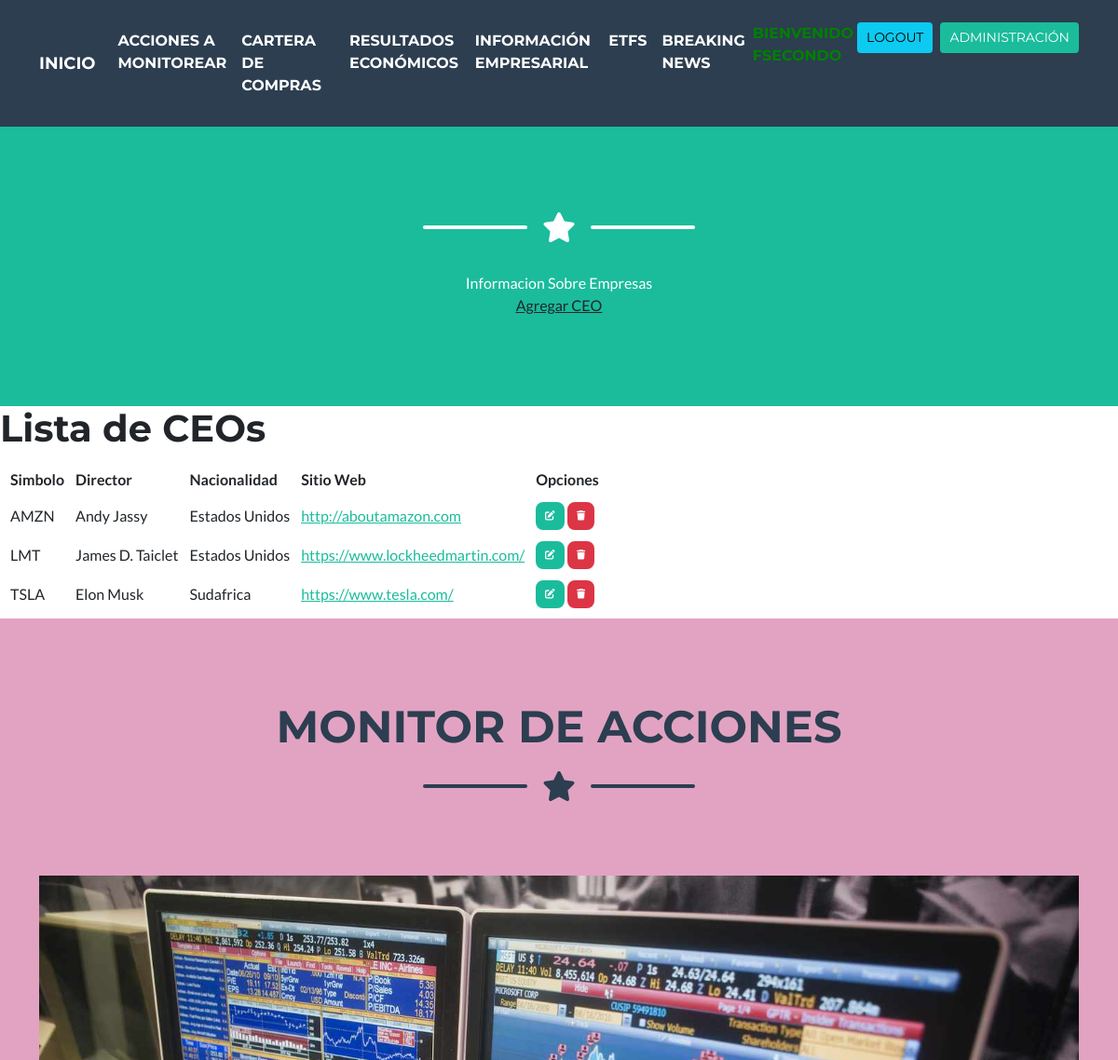
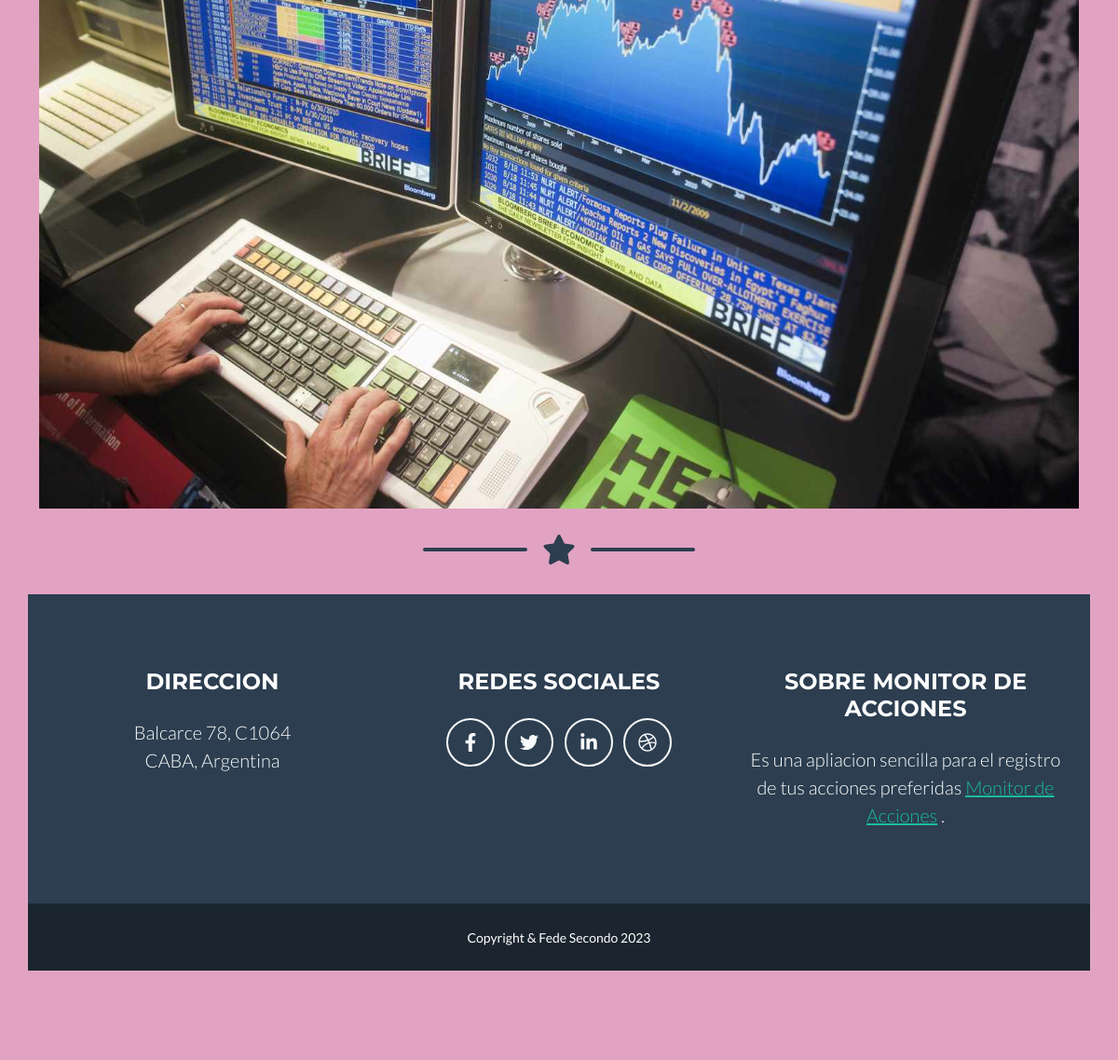
Screenshot of /acciones/ceos/ (signed in) with the database file from the repository (2 pictures, top to bottom).
### acciones/models.py (models this page shows, shortened)
class CEOEmpresa(models.Model):
    accion = models.OneToOneField(Accion, on_delete=models.CASCADE)
    nombre_director = models.CharField(max_length=100)
    nacionalidad = models.CharField(max_length=50)
    sitio_web = models.URLField()

class Accion(models.Model):
    simbolo = models.CharField(max_length=10)
    descripcion = models.TextField(default="Descripción", max_length=255)
    fecha_fundacion = models.DateField()

### acciones/views.py (the view)
# urls.py: path('ceos/', lista_ceos, name='lista_ceos'),
@login_required
def lista_ceos(request):
    ceos = CEOEmpresa.objects.all()
    return render(request, 'acciones/lista_ceos.html', {'ceos': ceos})

### acciones/templates/acciones/lista_ceos.html (shortened to what this page needs)
{% extends 'acciones/base.html' %}
{% load static %}
{% block cabecera%}
    Informacion Sobre Empresas
    <a href="{% url 'agregar_ceo' %}" class="enlace-agregar text-dark">Agregar CEO</a>
{% endblock cabecera %}
{% block contenido %}
    <h1>Lista de CEOs</h1>
    <table style="border-collapse: separate; border-spacing: 10px;">
        <thead>
            <tr>
                <th>Simbolo</th>
                <th>Director</th>
                <th>Nacionalidad</th>
                <th>Sitio Web</th>
                <th>Opciones</th>
            </tr>
        </thead>
        <tbody>
            {% for ceo in ceos %}
            <tr>
                <td>{{ ceo.accion.simbolo }}</td>
                <td>{{ ceo.nombre_director }}</td>
                <td>{{ ceo.nacionalidad }}</td>
                <td><a href="{{ ceo.sitio_web }}">{{ ceo.sitio_web }}</a></td>
                <td>
                    <a
                      href="{% url 'editar_ceo' ceo.id %}"
                      class="btn btn-primary"
                      style="--bs-btn-padding-y: .25rem; --bs-btn-padding-x: .5rem; --bs-btn-font-size: .75rem;"
                      ><i class="fa fa-edit fa-sm" title="Edit Record"></i>
                    </a>
                    <a
                      href="{% url 'eliminar_ceo' ceo.id %}"
                      class="btn btn-danger"
                      style="--bs-btn-padding-y: .25rem; --bs-btn-padding-x: .5rem; --bs-btn-font-size: .75rem;"
                      ><i class="fa fa-trash fa-sm" title="Delete Record"></i>
                    </a>
                </td>
            </tr>
            {% endfor %}
        </tbody>
    </table>
{% endblock contenido %}

### rows the page displays
CEOEmpresa: accion.simbolo "AMZN", nombre_director "Andy Jassy", nacionalidad "Estados Unidos", sitio_web "http://aboutamazon.com"
CEOEmpresa: accion.simbolo "LMT", nombre_director "James D. Taiclet", nacionalidad "Estados Unidos", sitio_web "https://www.lockheedmartin.com/"
CEOEmpresa: accion.simbolo "TSLA", nombre_director "Elon Musk", nacionalidad "Sudafrica", sitio_web "https://www.tesla.com/"
